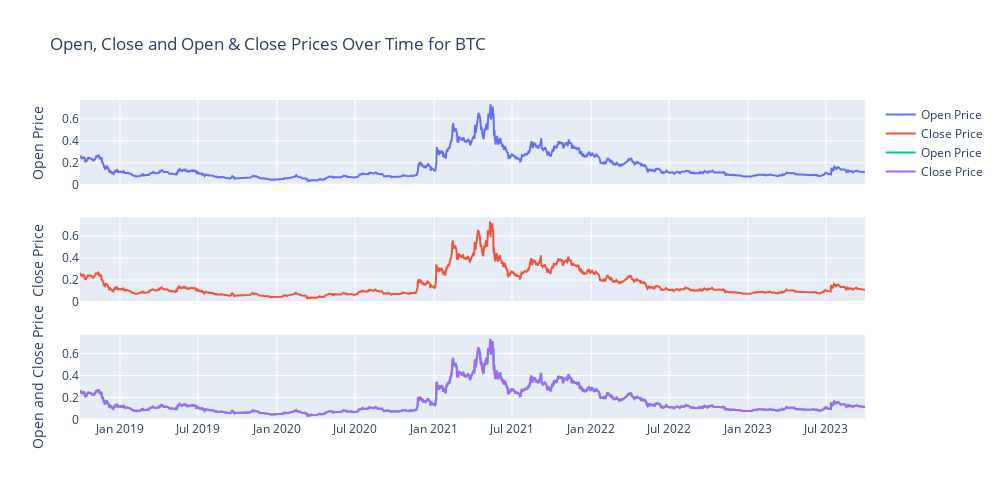

The code cell stored with this chart in its notebook:
### Markdown cell above
### Now, subplots for Open and Closed Prices

### Code cell
#Subplots for open and close prices

fig = make_subplots(rows=3, cols=1, shared_xaxes=True, vertical_spacing=0.1)

# First subplot (Open Price)
fig.add_trace(go.Scatter(x=STELLAR['Date'], y=STELLAR['Open'], mode='lines', name='Open Price'), row=1, col=1)
fig.update_yaxes(title_text="Open Price", row=1, col=1)

# Second subplot (Close Price)
fig.add_trace(go.Scatter(x=STELLAR['Date'], y=STELLAR['Close'], mode='lines', name='Close Price'), row=2, col=1)
fig.update_yaxes(title_text="Close Price", row=2, col=1)

# Third subplot(Open and Close Prices)
fig.add_trace(go.Scatter(x=STELLAR['Date'], y=STELLAR['Open'], mode='lines', name='Open Price'), row=3, col=1)
fig.add_trace(go.Scatter(x=STELLAR['Date'], y=STELLAR['Close'], mode='lines', name='Close Price'), row=3, col=1)
fig.update_yaxes(title_text="Open and Close Price", row=3, col=1)

# setting up the title and size of the graph
fig.update_layout(title_text="Open, Close and Open & Close Prices Over Time for BTC",
    height=500,  # Set the height
    width=1000) # width
fig.show()

### Figure 1 — Plotly figure (JSON) as saved in the notebook; plotly's stock layout.template omitted (floating-point values rounded to 4 significant figures; data arrays with more than 128 entries replaced by an {"elided": "..."} marker saying what was removed)
{"data": [{"mode": "lines", "name": "Open Price", "type": "scatter", "x": {"elided": "1827 str values"}, "xaxis": "x", "y": {"elided": "1827 float values"}, "yaxis": "y"}, {"mode": "lines", "name": "Close Price", "type": "scatter", "x": {"elided": "1827 str values"}, "xaxis": "x2", "y": {"elided": "1827 float values"}, "yaxis": "y2"}, {"mode": "lines", "name": "Open Price", "type": "scatter", "x": {"elided": "1827 str values"}, "xaxis": "x3", "y": {"elided": "1827 float values"}, "yaxis": "y3"}, {"mode": "lines", "name": "Close Price", "type": "scatter", "x": {"elided": "1827 str values"}, "xaxis": "x3", "y": {"elided": "1827 float values"}, "yaxis": "y3"}], "layout": {"height": 500, "title": {"text": "Open, Close and Open & Close Prices Over Time for BTC"}, "width": 1000, "xaxis": {"anchor": "y", "domain": [0, 1], "matches": "x3", "showticklabels": false}, "xaxis2": {"anchor": "y2", "domain": [0, 1], "matches": "x3", "showticklabels": false}, "xaxis3": {"anchor": "y3", "domain": [0, 1]}, "yaxis": {"anchor": "x", "domain": [0.7333, 1], "title": {"text": "Open Price"}}, "yaxis2": {"anchor": "x2", "domain": [0.3667, 0.6333], "title": {"text": "Close Price"}}, "yaxis3": {"anchor": "x3", "domain": [0, 0.2667], "title": {"text": "Open and Close Price"}}}}
